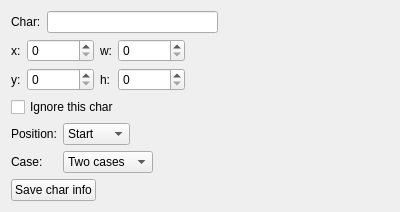
<?xml version="1.0" encoding="UTF-8"?>
<ui version="4.0">
 <class>CharInfoWidget</class>
 <widget class="QWidget" name="CharInfoWidget">
  <property name="geometry">
   <rect>
    <x>0</x>
    <y>0</y>
    <width>400</width>
    <height>206</height>
   </rect>
  </property>
  <property name="sizePolicy">
   <sizepolicy hsizetype="Minimum" vsizetype="Minimum">
    <horstretch>0</horstretch>
    <verstretch>0</verstretch>
   </sizepolicy>
  </property>
  <property name="windowTitle">
   <string>Form</string>
  </property>
  <layout class="QVBoxLayout" name="verticalLayout">
   <item>
    <layout class="QHBoxLayout" name="horizontalLayout">
     <item>
      <widget class="QLabel" name="label">
       <property name="text">
        <string>Char:</string>
       </property>
      </widget>
     </item>
     <item>
      <widget class="QLineEdit" name="lineChar"/>
     </item>
     <item>
      <spacer name="horizontalSpacer">
       <property name="orientation">
        <enum>Qt::Horizontal</enum>
       </property>
       <property name="sizeHint" stdset="0">
        <size>
         <width>40</width>
         <height>20</height>
        </size>
       </property>
      </spacer>
     </item>
    </layout>
   </item>
   <item>
    <layout class="QHBoxLayout" name="horizontalLayout_2">
     <item>
      <layout class="QFormLayout" name="formLayout">
       <item row="0" column="0">
        <widget class="QLabel" name="label_2">
         <property name="text">
          <string>x:</string>
         </property>
        </widget>
       </item>
       <item row="0" column="1">
        <widget class="QSpinBox" name="spinX">
         <property name="maximum">
          <number>999999999</number>
         </property>
        </widget>
       </item>
       <item row="1" column="0">
        <widget class="QLabel" name="label_3">
         <property name="text">
          <string>y:</string>
         </property>
        </widget>
       </item>
       <item row="1" column="1">
        <widget class="QSpinBox" name="spinY">
         <property name="maximum">
          <number>999999999</number>
         </property>
        </widget>
       </item>
      </layout>
     </item>
     <item>
      <layout class="QFormLayout" name="formLayout_2">
       <item row="0" column="0">
        <widget class="QLabel" name="label_4">
         <property name="text">
          <string>w:</string>
         </property>
        </widget>
       </item>
       <item row="0" column="1">
        <widget class="QSpinBox" name="spinW">
         <property name="maximum">
          <number>999999999</number>
         </property>
        </widget>
       </item>
       <item row="1" column="0">
        <widget class="QLabel" name="label_5">
         <property name="text">
          <string>h:</string>
         </property>
        </widget>
       </item>
       <item row="1" column="1">
        <widget class="QSpinBox" name="spinH">
         <property name="maximum">
          <number>999999999</number>
         </property>
        </widget>
       </item>
      </layout>
     </item>
     <item>
      <spacer name="horizontalSpacer_3">
       <property name="orientation">
        <enum>Qt::Horizontal</enum>
       </property>
       <property name="sizeHint" stdset="0">
        <size>
         <width>40</width>
         <height>20</height>
        </size>
       </property>
      </spacer>
     </item>
    </layout>
   </item>
   <item>
    <widget class="QCheckBox" name="checkBox">
     <property name="text">
      <string>Ignore this char</string>
     </property>
    </widget>
   </item>
   <item>
    <layout class="QFormLayout" name="formLayout_3">
     <item row="0" column="0">
      <widget class="QLabel" name="label_6">
       <property name="text">
        <string>Position:</string>
       </property>
      </widget>
     </item>
     <item row="0" column="1">
      <widget class="QComboBox" name="comboPosition">
       <property name="sizePolicy">
        <sizepolicy hsizetype="Maximum" vsizetype="Fixed">
         <horstretch>0</horstretch>
         <verstretch>0</verstretch>
        </sizepolicy>
       </property>
       <item>
        <property name="text">
         <string>Start</string>
        </property>
       </item>
       <item>
        <property name="text">
         <string>Middle</string>
        </property>
       </item>
       <item>
        <property name="text">
         <string>End</string>
        </property>
       </item>
       <item>
        <property name="text">
         <string>Single</string>
        </property>
       </item>
      </widget>
     </item>
     <item row="1" column="0">
      <widget class="QLabel" name="label_7">
       <property name="text">
        <string>Case:</string>
       </property>
      </widget>
     </item>
     <item row="1" column="1">
      <widget class="QComboBox" name="comboCases">
       <property name="sizePolicy">
        <sizepolicy hsizetype="Maximum" vsizetype="Fixed">
         <horstretch>0</horstretch>
         <verstretch>0</verstretch>
        </sizepolicy>
       </property>
       <item>
        <property name="text">
         <string>Two cases</string>
        </property>
       </item>
       <item>
        <property name="text">
         <string>Four cases</string>
        </property>
       </item>
      </widget>
     </item>
    </layout>
   </item>
   <item>
    <layout class="QHBoxLayout" name="horizontalLayout_3">
     <item>
      <widget class="QPushButton" name="pushSave">
       <property name="text">
        <string>Save char info</string>
       </property>
      </widget>
     </item>
     <item>
      <spacer name="horizontalSpacer_2">
       <property name="orientation">
        <enum>Qt::Horizontal</enum>
       </property>
       <property name="sizeHint" stdset="0">
        <size>
         <width>40</width>
         <height>20</height>
        </size>
       </property>
      </spacer>
     </item>
    </layout>
   </item>
  </layout>
 </widget>
 <resources/>
 <connections/>
</ui>
